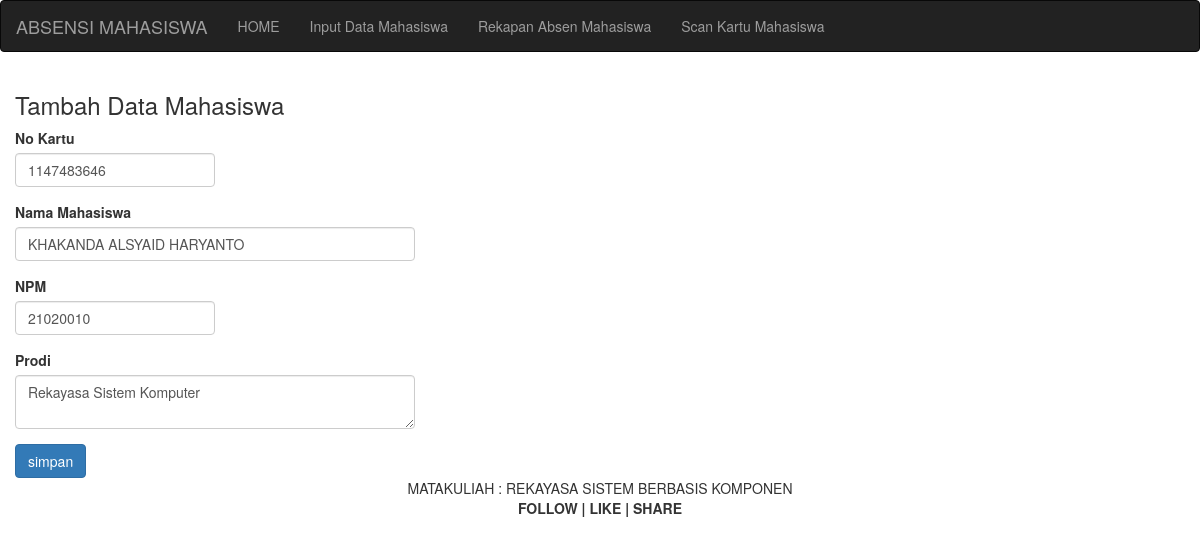
Page /absen/edit.php?id=5 on the committed database.
### tables this page shows
CREATE TABLE `mahasiswa` (
  `id` int(11) NOT NULL,
  `nokartu` varchar(15) NOT NULL,
  `nama` varchar(25) NOT NULL,
  `NPM` varchar(15) NOT NULL,
  `Prodi` varchar(30) NOT NULL
);

### absen/edit.php (the view, shortened to what this page needs)
<?php
	include "koneksi.php";
	$id = $_GET['id'];
	$cari = mysqli_query($konek, "select * from mahasiswa where id='$id'");
	$hasil = mysqli_fetch_array($cari);
?>
<!DOCTYPE html>
<html>
<head>
	<?php include "header.php"; ?>
</head>
<body>
	<?php include "menu.php"; ?>
	<div class="container-fluid">
		<h3>Tambah Data Mahasiswa</h3>
		<form method="POST">
			<div class="form-group">
				<label>No Kartu</label>
				<input type="text" name="nokartu" id="nokartu" placeholder="No Kartu" class="form-control" style="width: 200px" value="<?php echo $hasil['nokartu']; ?>">
			</div>
			<div class="form-group">
				<label>Nama Mahasiswa</label>
				<input type="text" name="nama" id="nama" placeholder="Nama Mahasiswa" class="form-control" style="width: 400px" value="<?php echo $hasil['nama']; ?>">
			</div>
			<div class="form-group">
				<label>NPM</label>
				<input type="text" name="NPM" id="NPM" placeholder
				="NPM" class="form-control" style="
					width: 200px" value="<?php echo $hasil['NPM']; ?>">
			</div>
				<div class="form-group">
				<label>Prodi</label>
				<textarea class="form-control" name="Prodi" id="Prodi"
				placeholder="Prodi" style="width: 400px"><?php echo $hasil['Prodi']; ?></textarea>
			</div>
			<button class="btn btn-primary" name="btnSimpan" id="btnSimpan
			">simpan</button>
		</form>
	</div>
	<?php include "footer.php"; ?>
</body>
</html>

### rows in the picture
mahasiswa: nokartu "1147483646", nama "KHAKANDA ALSYAID HARYANTO", NPM "21020010", Prodi "Rekayasa Sistem Komputer"
